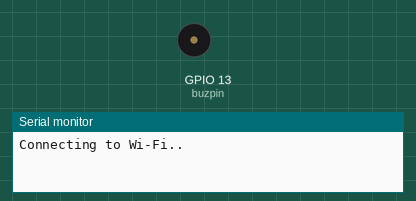
A sketch run on a simulated ESP8266 (NodeMCU). Shown: buzzer (waves = sounding, pin HIGH), the last lines printed to the serial monitor. WiFi joins after 1.5 s; servers stay silent unless stated; network time is answered at once with the bench clock; the local clock reads 2024-03-15 10:24:30 at power-on unless the sketch sets it; the Firebase database answers and starts empty.

Above: at 0.1 s.
At 12.4 s:
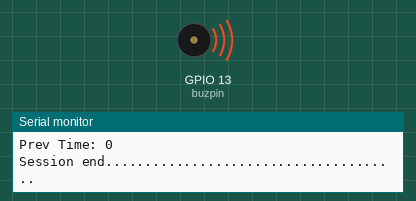
Timing chart, 0 to 13.9 s (numbered marks = the images above):
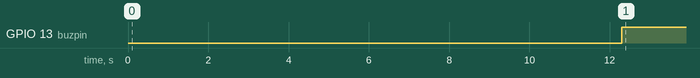

The sketch:

POLICE-UNIT.ino
```cpp
// using namespace std;
#include <Arduino.h>
// #if defined(ESP32) || defined(ARDUINO_RASPBERRY_PI_PICO_W)
// #include <WiFi.h>
#if defined(ESP8266)
#include <ESP8266WiFi.h>
#elif __has_include(<WiFiNINA.h>)
#include <WiFiNINA.h>
#elif __has_include(<WiFi101.h>)
#include <WiFi101.h>
#elif __has_include(<WiFiS3.h>)
#include <WiFiS3.h>
#endif

#include <WiFiUdp.h>
#include <NTPClient.h>
#include <Firebase_ESP_Client.h>
#include <addons/TokenHelper.h>
#include <addons/RTDBHelper.h>

#define WIFI_SSID "D21"
#define WIFI_PASSWORD "Gty@6464"
#define API_KEY "AIzaSyAYX_h_nf04LI8IxDzMmaccX7l6jozJiFM"
#define DATABASE_URL "https://enr2134-2ee7c-default-rtdb.asia-southeast1.firebasedatabase.app/" //<databaseName>.firebaseio.com or <databaseName>.<region>.firebasedatabase.app
#define USER_EMAIL "melapob154@molyg.com"
#define USER_PASSWORD "Hello@256"

FirebaseData fbdo;
FirebaseAuth auth;
FirebaseConfig config;
WiFiUDP ntpUDP;
NTPClient timeClient(ntpUDP, "pool.ntp.org");

int currtime=0,prevtime=0;
unsigned int h,m,s;
// int rdypin=14;  //takes input from esp32 to display ready message
int buzpin=13; //takes i/p from esp32 for alert signal
// int pushbtn=3; //push button for img cap
unsigned long long sendDataPrevMillis = 0,sescount=0;

int tm=0,t2=0,tm1=0;
bool bf=false;
bool ft=true;
int adj=12000000;
void setup()
{
     Serial.begin(115200);

                             WiFi.begin(WIFI_SSID, WIFI_PASSWORD);
                             timeClient.begin();
                             timeClient.setTimeOffset(19800);

  pinMode(buzpin,OUTPUT);
  digitalWrite(buzpin,LOW);
  Serial.print("Connecting to Wi-Fi");
  unsigned long ms = millis();
  while (WiFi.status() != WL_CONNECTED)
  {
    Serial.print(".");
    delay(240);
  }
  Serial.println();
  Serial.print("Connected with IP: ");
  Serial.println(WiFi.localIP());
  Serial.println();

  Serial.printf("Firebase Client v%s\n\n", FIREBASE_CLIENT_VERSION);

  config.api_key = API_KEY;
  auth.user.email = USER_EMAIL;
  auth.user.password = USER_PASSWORD;
  config.database_url = DATABASE_URL;

  config.token_status_callback = tokenStatusCallback; // see addons/TokenHelper.h
  Firebase.reconnectNetwork(true);
  fbdo.setBSSLBufferSize(4096 , 1024 );
  fbdo.setResponseSize(2048);
 Firebase.begin(&config, &auth);
 Firebase.setDoubleDigits(5);
  config.timeout.serverResponse = 10 * 1000;
}


void loop()
{ int td=0;
     currtime=timeco();
   String message="POLICE-UNIT\nSession No: "+((String) sescount)+"\n";
  timeClient.update();
    if(ft)
    {    tm1=addSeconds(timeClient.getHours(),timeClient.getMinutes(),timeClient.getSeconds(),20);
      message+=Firebase.RTDB.setInt(&fbdo, ("/INIT/seq"), tm1) ? "INITIATE AT: "+((String) tm1)+"\n" : fbdo.errorReason().c_str();
      ft=false;
    }
    else if(tm1==timeco())
    {
       sendDataPrevMillis = micros();
    }
  else if (Firebase.ready() && (((micros() - sendDataPrevMillis) > 12000000 )))
  {
    sendDataPrevMillis = micros();
    //  tm=(timeClient.getHours()*10000)+(timeClient.getMinutes()*100)+timeClient.getSeconds();

          message+=Firebase.RTDB.getInt(&fbdo, ("/BANK-UNIT/seq"), &tm) ? "get sequence ok: "+((String) tm)+"\n" : fbdo.errorReason().c_str();
          message+=Firebase.RTDB.getBool(&fbdo, ("/BANK-UNIT/alert"), &bf)? "get bool ok: "+((String) bf)+"\n" : fbdo.errorReason().c_str();

          h=tm/10000;
          m=(tm-h*10000)/100;
          s=tm-h*10000-m*100;

             td= timeDifferenceInSeconds(h,m,s,timeClient.getHours(),timeClient.getMinutes(),timeClient.getSeconds());


          if(td>10||bf)
          {      message+="Delayed Time diff: "+((String) td)+"\n";
                   digitalWrite(buzpin,HIGH);
                   message+="Current Time: "+((String) currtime)+"\n"+"Prev Time: "+((String) prevtime)+"\n";
          }
          else{
            message+="Not Delayed Time diff: "+((String) td)+"\n";
               digitalWrite(buzpin,LOW);
          }
          // if(digitalRead(buzpin)){
          //   // ? "ok" : fbdo.errorReason().c_str();
          //             }
         prevtime=tm;
         adj=10000000;
  }
   if((message.length()>0)&&(message!="POLICE-UNIT\nSession No: "+((String) sescount)+"\n"))
     {     Serial.print(message);
      Serial.println("Session end......................................\n");
      }
//  if(digitalRead(buzpin)==true)
//  {    bf=true;
//     Firebase.RTDB.setBool(&fbdo, F("/BANK-UNIT/alert"), true); //? "ok" : fbdo.errorReason().c_str();
//     // delay(10000;)
//     //
//   }
 ++sescount;
}
int timeco()
{
  int miui=(timeClient.getHours()*10000)+(timeClient.getMinutes()*100)+timeClient.getSeconds();
  return miui;
}

int addSeconds(int hours, int mins, int secs, int ti)
{
    int total_secs = hours * 3600 + mins * 60 + secs + ti;
    int new_hours = total_secs / 3600;
    if(new_hours==24)
    {
        new_hours=0;
    }
    int remaining_secs = total_secs % 3600;
    int new_mins = remaining_secs / 60;
    int new_secs = remaining_secs % 60;
    return new_hours * 10000 + new_mins * 100 + new_secs;
}
int timeDifferenceInSeconds(int h1, int s, int s1, int h2, int m2, int s2)      //past t1<t2 present
{
    // Convert both times into seconds
    int totalSeconds1 = h1 * 3600 + s * 60 + s1;
    int totalSeconds2 = h2 * 3600 + m2 * 60 + s2;

    // Calculate the time difference in seconds
    int timeDifference = totalSeconds2 - totalSeconds1;

    return timeDifference;
}
// String inttostr(int n){
//   Stringstream stream;
//   stream<<n;
//   string n_as_string;
//   stream >> n_as_string;
//   return n_as_string;
// }

  // Serial.printf("Set string... %s\n", Firebase.RTDB.setString(&fbdo, F("/test/string"), F("Hello World!")) ? "ok" : fbdo.errorReason().c_str());

  //   Serial.printf("Get string... %s\n", Firebase.RTDB.getString(&fbdo, F("/test/string")) ? fbdo.to<const char *>() : fbdo.errorReason().c_str());

  //   Serial.println();
```

Measured:
- by itself, GPIO 13 (buzpin): LOW → HIGH at 12.3 s
